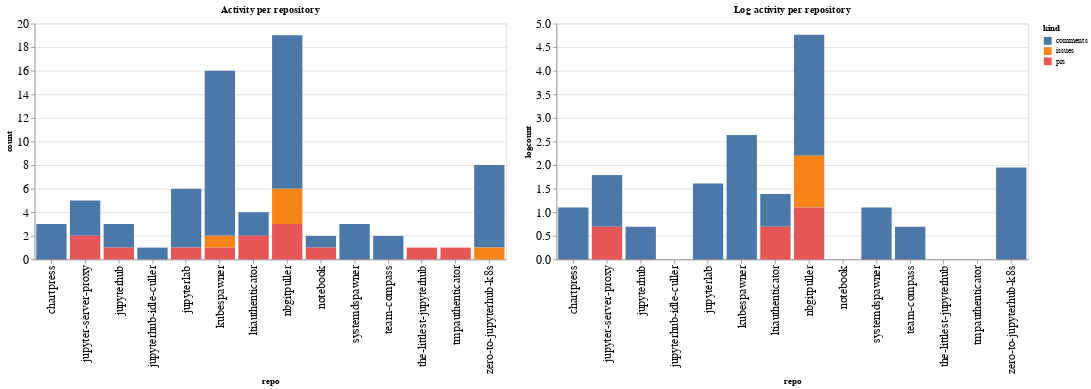

Here is the notebook cell this chart was saved with:
### Code cell
ch1 = alt.Chart(repo_summaries, width=600, title="Activity per repository").mark_bar().encode(
    x='repo',
    y='count',
    color='kind',
    tooltip="kind"
)

ch2 = alt.Chart(repo_summaries, width=600, title="Log activity per repository").mark_bar().encode(
    x='repo',
    y='logcount',
    color='kind',
    tooltip="kind"
)

ch1 | ch2

### Figure 1 — Vega-Lite specification as saved in the notebook (floating-point values rounded to 4 significant figures)
{"config": {"axisLeft": {"labelFontSize": 15}, "axisBottom": {"labelFontSize": 15}}, "hconcat": [{"mark": "bar", "encoding": {"color": {"type": "nominal", "field": "kind"}, "tooltip": {"type": "nominal", "field": "kind"}, "x": {"type": "nominal", "field": "repo"}, "y": {"type": "quantitative", "field": "count"}}, "title": "Activity per repository", "width": 600}, {"mark": "bar", "encoding": {"color": {"type": "nominal", "field": "kind"}, "tooltip": {"type": "nominal", "field": "kind"}, "x": {"type": "nominal", "field": "repo"}, "y": {"type": "quantitative", "field": "logcount"}}, "title": "Log activity per repository", "width": 600}], "data": {"name": "data-b5ab49c20b560056b01fb20d59106976"}, "$schema": "https://vega.github.io/schema/vega-lite/v4.8.1.json", "datasets": {"data-b5ab49c20b560056b01fb20d59106976": [{"repo": "chartpress", "kind": "comments", "count": 3, "logcount": 1.099}, {"repo": "jupyter-server-proxy", "kind": "comments", "count": 3, "logcount": 1.099}, {"repo": "jupyter-server-proxy", "kind": "prs", "count": 2, "logcount": 0.6931}, {"repo": "jupyterhub", "kind": "comments", "count": 2, "logcount": 0.6931}, {"repo": "jupyterhub", "kind": "prs", "count": 1, "logcount": 0.0}, {"repo": "jupyterhub-idle-culler", "kind": "comments", "count": 1, "logcount": 0.0}, {"repo": "jupyterlab", "kind": "comments", "count": 5, "logcount": 1.609}, {"repo": "jupyterlab", "kind": "prs", "count": 1, "logcount": 0.0}, {"repo": "kubespawner", "kind": "comments", "count": 14, "logcount": 2.639}, {"repo": "kubespawner", "kind": "issues", "count": 1, "logcount": 0.0}, {"repo": "kubespawner", "kind": "prs", "count": 1, "logcount": 0.0}, {"repo": "ltiauthenticator", "kind": "comments", "count": 2, "logcount": 0.6931}, {"repo": "ltiauthenticator", "kind": "prs", "count": 2, "logcount": 0.6931}, {"repo": "nbgitpuller", "kind": "comments", "count": 13, "logcount": 2.565}, {"repo": "nbgitpuller", "kind": "issues", "count": 3, "logcount": 1.099}, {"repo": "nbgitpuller", "kind": "prs", "count": 3, "logcount": 1.099}, {"repo": "notebook", "kind": "comments", "count": 1, "logcount": 0.0}, {"repo": "notebook", "kind": "prs", "count": 1, "logcount": 0.0}, {"repo": "systemdspawner", "kind": "comments", "count": 3, "logcount": 1.099}, {"repo": "team-compass", "kind": "comments", "count": 2, "logcount": 0.6931}, {"repo": "the-littlest-jupyterhub", "kind": "prs", "count": 1, "logcount": 0.0}, {"repo": "tmpauthenticator", "kind": "prs", "count": 1, "logcount": 0.0}, {"repo": "zero-to-jupyterhub-k8s", "kind": "comments", "count": 7, "logcount": 1.946}, {"repo": "zero-to-jupyterhub-k8s", "kind": "issues", "count": 1, "logcount": 0.0}]}}
